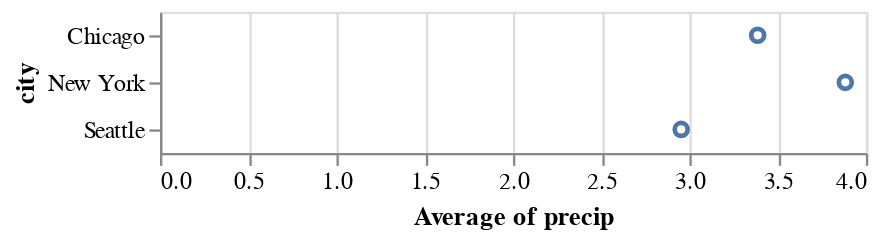

Here is the notebook cell this chart was saved with:
### Markdown cell above
## Data Transformation: Aggregation

- To allow for more flexibility in how data are visualized, Altair has a built-in syntax for *aggregation* of data. 
- For example, we can compute the average of all values by specifying an aggregation function along with the field name:

### Code cell
alt.Chart(df).mark_point().encode(
    x='average(precip)',
    y='city'
)

### Figure 1 — Vega-Lite specification as saved in the notebook (floating-point values rounded to 4 significant figures)
{"$schema": "https://vega.github.io/schema/vega-lite/v5.6.1.json", "config": {"view": {"continuousHeight": 300, "continuousWidth": 300}}, "data": {"name": "data-fdfbb22e8e0e89f6556d8a3b434b0c97"}, "datasets": {"data-fdfbb22e8e0e89f6556d8a3b434b0c97": [{"city": "Seattle", "month": "Apr", "precip": 2.68}, {"city": "Seattle", "month": "Aug", "precip": 0.87}, {"city": "Seattle", "month": "Dec", "precip": 5.31}, {"city": "New York", "month": "Apr", "precip": 3.94}, {"city": "New York", "month": "Aug", "precip": 4.13}, {"city": "New York", "month": "Dec", "precip": 3.58}, {"city": "Chicago", "month": "Apr", "precip": 3.62}, {"city": "Chicago", "month": "Aug", "precip": 3.98}, {"city": "Chicago", "month": "Dec", "precip": 2.56}]}, "encoding": {"x": {"aggregate": "average", "field": "precip", "type": "quantitative"}, "y": {"field": "city", "type": "nominal"}}, "mark": {"type": "point"}}
